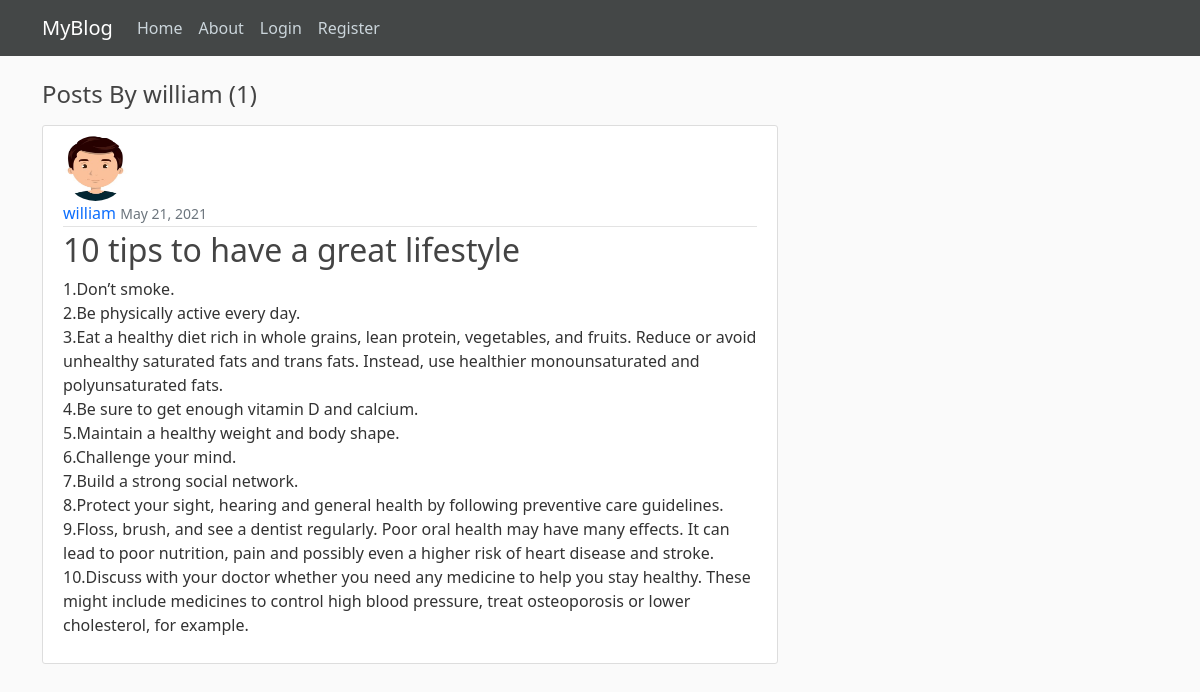
/user/william, run on the app's committed database.
### blog/models.py (models this page shows, shortened)
class Post(models.Model):
    title = models.CharField(max_length=100)
    content = models.TextField()
    date_posted = models.DateTimeField(default=timezone.now)
    author = models.ForeignKey(User, on_delete=models.CASCADE)

### users/models.py (models this page shows, shortened)
class Profile(models.Model):
    user = models.OneToOneField(User, on_delete=models.CASCADE)
    image = models.ImageField(default='default.jpg', upload_to='profile_pics')

### blog/views.py (the view)
# urls.py: path('user/<str:username>', UserPostListView.as_view(), name='user-posts'),
class UserPostListView(ListView):
    model = Post
    template_name = 'blog/user_posts.html'  # <app>/<model>_<viewtype>.html
    context_object_name = 'posts'
    paginate_by = 5
    def get_queryset(self):
        user = get_object_or_404(User, username=self.kwargs.get('username'))
        return Post.objects.filter(author=user).order_by('-date_posted')

### blog/templates/blog/user_posts.html (shortened to what this page needs)
{% extends "blog/base.html" %}
{% block naman %}
    <h4 class="mb-3">Posts By {{ view.kwargs.username }} ({{ page_obj.paginator.count }})</h4>
    {% for post in posts %}
        <article class="media content-section">
          <img class="rounded-circle article-img" src="{{ post.author.profile.image.url }}">
          <div class="media-body">
            <div class="article-metadata">
              <a class="mr-2" href="{% url 'user-posts' post.author.username %}"style="text-decoration: none;">{{ post.author }}</a>
              <small class="text-muted">{{ post.date_posted|date:"F d, Y" }}</small>
            </div>
            <h2><a class="article-title" href="{% url 'post-detail' post.id %}">{{ post.title }}</a></h2>
            <p class="article-content">{{ post.content }}</p>
          </div>
        </article>
    {% endfor %}
{% endblock naman %}

### blog/static/blog/main.css (style rules this page uses)
body { background: #fafafa; color: #333333; margin-top: 5rem; }
h1, h2, h3, h4, h5, h6 { color: #444444; }
.content-section { background: #ffffff; padding: 10px 20px; border: 1px solid #dddddd; border-radius: 3px; margin-bottom: 20px; }
.article-title { color: #444444; text-decoration: none; }
.article-content { white-space: pre-line; }
.article-img { height: 65px; width: 65px; margin-right: 16px; }
.article-metadata { padding-bottom: 1px; margin-bottom: 4px; border-bottom: 1px solid #e3e3e3 }

### data on the page
Post: author.profile.image (picture), author "william", date_posted "May 21, 2021", title "10 tips to have a great lifestyle", content "1.Don’t smoke. 2.Be physically active every day. 3.Eat a healthy diet rich in whole grains, lean protein, vegetables, and fruits. Reduce or avoid unhealthy saturated fats and trans fats. Instead, use healthier monounsaturated and polyunsaturated fats. 4.Be sure to get enough vitamin D and calcium. 5.Maintain a healthy weight and body shape. 6.Challenge your mind. 7.Build a strong social network. 8.Protect your sight, hearing and general health by following preventive care guidelines. 9.Floss, brush, and see a dentist regularly. Poor oral health may have many effects. It can lead to poor nutrition, pain and possibly even a higher risk of heart disease and stroke. 10.Discuss with your doctor…"

### other printed values
{{ view.kwargs.username }} "william"
{{ page_obj.paginator.count }} "1"
